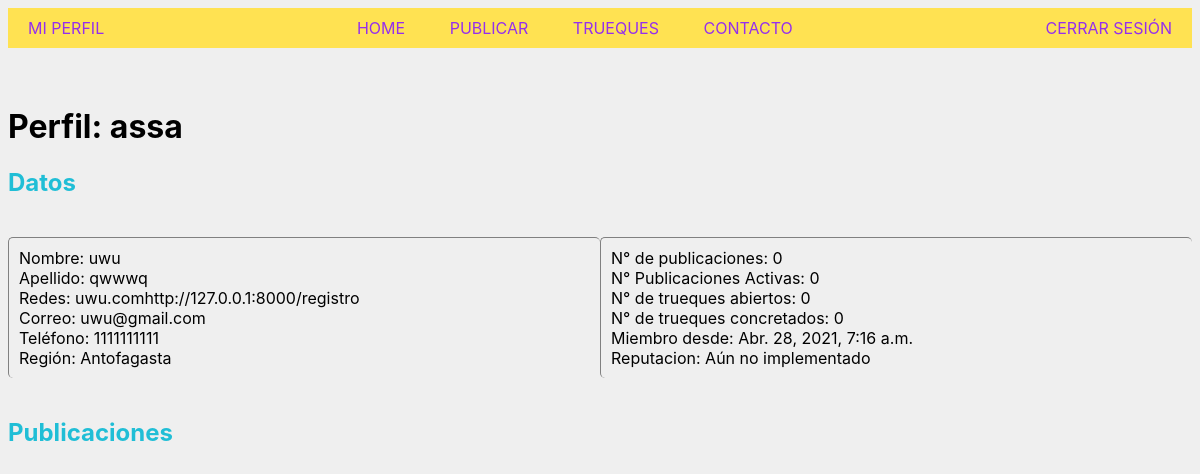
Screenshot of /perfil/assa/ (signed in) with the database file from the repository.
### truequeapp/models.py (models this page shows)
class Usuario(AbstractUser):
    id = models.IntegerField(blank=False, primary_key=True)
    rut = models.CharField(max_length=13, blank=True)
    numero = models.CharField(max_length=13, blank=True)
    red_social = models.URLField(blank=True)
    regiones = [('Arica y Parinacota', 'Arica y Parinacota'), ('Antofagasta', 'Antofagasta'), ('Tarapacá', 'Tarapacá'),
                ('Atacama', 'Atacama'), ('Coquimbo', 'Coquimbo'), ('Valparaíso', 'Valparaíso'),
                ('Región del Libertador Gral. Bernardo O’Higgins', 'Región del Libertador Gral. Bernardo O’Higgins'),
                ('Región del Maule', 'Región del Maule'), ('Región del Biobío', 'Región del Biobío'),
                ('Región de la Araucanía', 'Región de la Araucanía'), ('Región de Los Ríos', 'Región de Los Ríos'),
                ('Región de Los Lagos', 'Región de Los Lagos'),
                ('Región Aisén del Gral. Carlos Ibáñez del Campo', 'Región Aisén del Gral. Carlos Ibáñez del Campo'),
                ('Región de Magallanes y de la Antártíca Chilena', 'Región de Magallanes y de la Antártíca Chilena'),
                ('Región Metropolitana de Santiago', 'Región Metropolitana de Santiago')]
    region = models.CharField(max_length=254, choices=regiones)
    correo_respaldo = models.EmailField(max_length=254, blank=True)

### truequeapp/views.py (the view)
# urls.py: url(r'^perfil/(?P<username>[\w\-]+)/$', views.perfil, name='perfil'),
def perfil(request, username):
    try:
        usuario = Usuario.objects.get(username=username)
    except:
        datos = {"usuario": username}
        return render(request, "truequeapp/perfil_no_encontrado.html", datos)
    if request.user.is_authenticated and request.user == usuario:
        datos = {"nombre": usuario.first_name, "apellido": usuario.last_name, "usuario": usuario.username,
                 "rut": usuario.rut, "red_social": usuario.red_social, "email": usuario.email,
                 "telefono": usuario.numero, "region": usuario.region}
        return render(request, "truequeapp/mi_perfil.html", datos)
    elif request.user.is_authenticated:
        n_publicaciones_activas = len(Publicacion.objects.filter(publicador_id=usuario.id, completado="A").values())
        n_trueques_a = len(Trueque.objects.filter(estado="A", demandante_id=usuario.id).values())
        n_trueques_a += len(Trueque.objects.filter(estado="A", oferente_id=usuario.id).values())
        n_trueques_c = len(Trueque.objects.filter(estado="C", demandante_id=usuario.id).values())
        n_trueques_c += len(Trueque.objects.filter(estado="C", oferente_id=usuario.id).values())
        datos = {"nombre": usuario.first_name, "apellido": usuario.last_name, "usuario": usuario.username,
                 "red_social": usuario.red_social, "email": usuario.email,
                 "telefono": usuario.numero, "region": usuario.region, "miembro_desde": usuario.date_joined,
                 "n_p_activas":n_publicaciones_activas, "n_t_abiertos":n_trueques_a, "n_t_concretados":n_trueques_c}
        datos.update({"publicaciones": Publicacion.objects.filter(publicador_id=usuario.id).values()})
        return render(request, "truequeapp/perfil.html", datos)
    else:
        return HttpResponseRedirect('/login/')

### truequeapp/templates/truequeapp/perfil.html (shortened to what this page needs)
<!DOCTYPE html>
<html lang="es">
{% load static %}
<head>
    <link rel="stylesheet" type="text/css" href="{% static 'truequeapp/css/perfil.css' %}">
</head>
<body>
    {% include "barra.html" %}
    <div>
        <h1>Perfil: {{usuario}}</h1>
        <div class="row">
            <div class="titulo">Datos</div><br><br>
            <div class="column left">
                Nombre: {{nombre}}<br>
                Apellido: {{apellido}}<br>
                Redes: {{red_social}}<br>
                Correo: {{email}}<br>
                Teléfono: {{telefono}}<br>
                Región: {{region}}
            </div>
            <div class="column right">
                N° de publicaciones: {{publicaciones|length}}<br>
                N° Publicaciones Activas: {{n_p_activas}}<br>
                N° de trueques abiertos: {{n_t_abiertos}}<br>
                N° de trueques concretados: {{n_t_concretados}}<br>
                Miembro desde: {{miembro_desde}}<br>
                Reputacion: Aún no implementado
            </div>
        </div>
        <div><br><br>
            <div class="titulo">Publicaciones</div><br><br>
        </div>
    </div>
</body>
</html>

### truequeapp/static/truequeapp/css/perfil.css (style rules this page uses)
* { box-sizing: border-box; }
.column { float: left; padding: 10px; height: available; }
.left { text-align: left; border-left: 1px solid gray; border-top: 1px solid gray; border-collapse: collapse; border-radius: 5px; width: 50%; height: auto; }
.right { text-align: left; border-left: 1px solid gray; border-top: 1px solid gray; border-collapse: collapse; border-radius: 5px; width: 50%; height: auto; }
.row:after { content: ""; display: table; clear: both; }
.titulo { font-weight: bold; font-size: 150%; color: #20BED6 }

### truequeapp/static/truequeapp/css/barra.css (style rules this page uses)
body { font-family: -apple-system, BlinkMacSystemFont, Segoe UI, Helvetica, Arial, sans-serif, Apple Color Emoji, Segoe UI Emoji; background-color: #efefef; }

### rows the page displays
Usuario: username "assa", first_name "uwu", last_name "qwwwq", red_social "uwu.comhttp://127.0.0.1:8000/registro", email "uwu@gmail.com", numero "1111111111", region "Antofagasta", date_joined "Abr. 28, 2021, 7:16 a.m."

### other values shown
{{ publicaciones|length }} "0"
{{ n_p_activas }} "0"
{{ n_t_abiertos }} "0"
{{ n_t_concretados }} "0"
